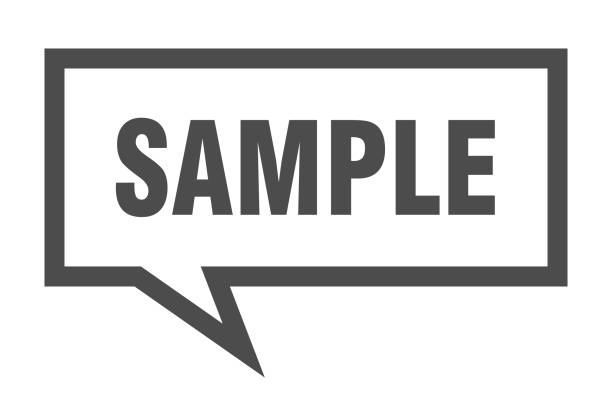
#> input picture 02_CV/03_drawing_polygons-image/sample_img.jpg, 612 x 405 px
$ jupyter execute notebook.ipynb   (shell and % lines are left out)
#> lines starting #> are read from the running program, lines starting #| are printed output that depends on the picture
#### About
Drawing polygons on Image.

* Images are always loaded in BGR format.

[cell 1]
import cv2
import matplotlib.pyplot as plt

sample_img = cv2.imread('sample_img.jpg')
#> sample_img is the input picture: shape (405, 612, 3); min 48, max 255, mean 216.5
plt.imshow(sample_img)
plt.show()
img = sample_img.copy()

[cell 2]
# adding a line to it.
sample_img1 = cv2.line(img,(50,0),(50,300),(0,255,0),5 ) #BGR
plt.imshow(sample_img1)
plt.show()

[cell 3]
#drawing circle
sample_img2 = cv2.circle(img,(300,150),20,(255,255,0),6) #upon passing -1 flag, the image is filled
plt.imshow(sample_img2)
plt.show()

[cell 4]
#drawing rectangle
sample_img3 = cv2.rectangle(img,(50,0),(550,300),(255,255,0),6) #upon passing -1 flag, the image is filled
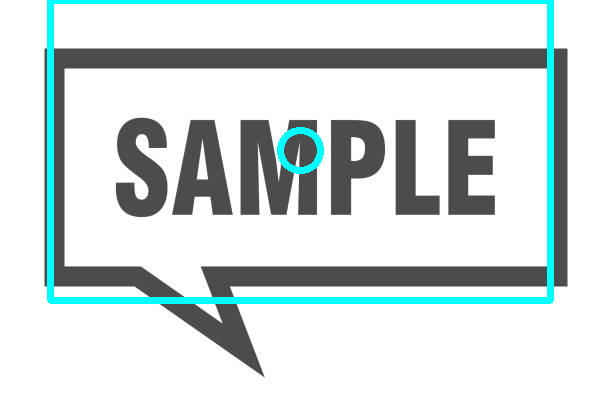
#> sample_img3: shape (405, 612, 3); mean B, G, R 219.5, 219.5, 208.6
plt.imshow(sample_img3)
plt.show()

[cell 5]
#putting text
font = cv2.FONT_HERSHEY_COMPLEX_SMALL
sample_img4 = cv2.putText(img,'SampleText',(50,380), font,4, (0,255,0),5, cv2.LINE_8)
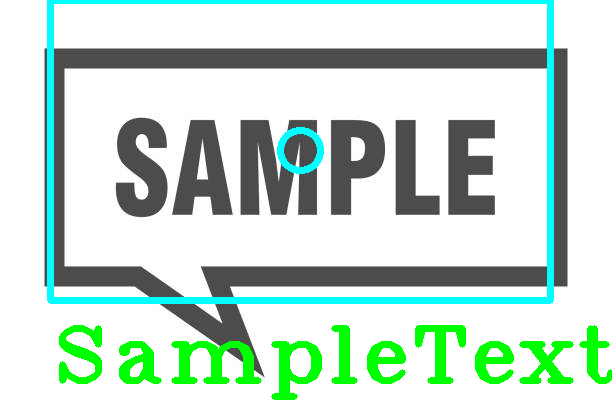
#> sample_img4: shape (405, 612, 3); mean B, G, R 207.5, 219.8, 196.7
plt.imshow(sample_img4)
plt.show()
